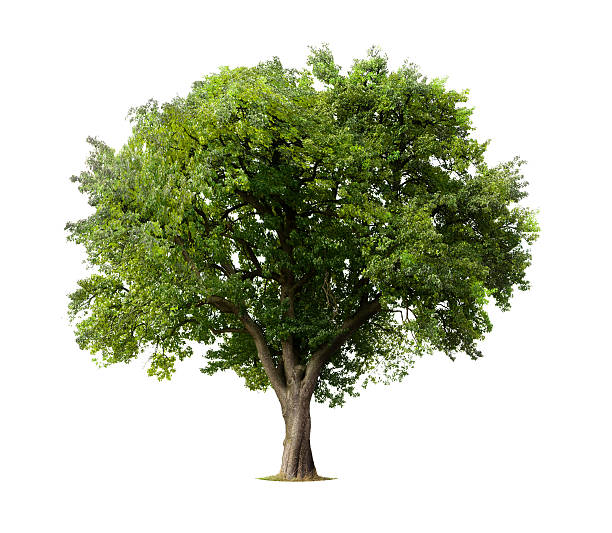
#> input picture tree.jpg, 612 x 533 px
$ python fft.py   (older library calls are emulated)
#> lines starting #> are read from the running program, lines starting #| are printed output that depends on the picture
import cv2
import numpy as np

# now we will be loading the image and converting it to grayscale
image = cv2.imread(r"tree.jpg")
#> image is the input picture: shape (533, 612, 3); mean B, G, R 176.5, 196.7, 191.3

gray = cv2.cvtColor(image, cv2.COLOR_BGR2GRAY)
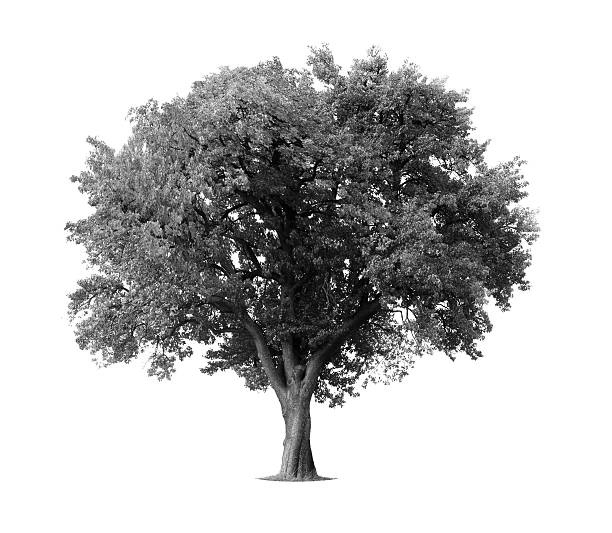
#> gray: shape (533, 612); min 0, max 255, mean 192.8

# Compute the discrete Fourier Transform of the image
fourier = cv2.dft(np.float32(gray), flags=cv2.DFT_COMPLEX_OUTPUT)

# Shift the zero-frequency component to the center of the spectrum
fourier_shift = np.fft.fftshift(fourier)

# calculate the magnitude of the Fourier Transform
magnitude = 20*np.log(cv2.magnitude(fourier_shift[:,:,0],fourier_shift[:,:,1]))
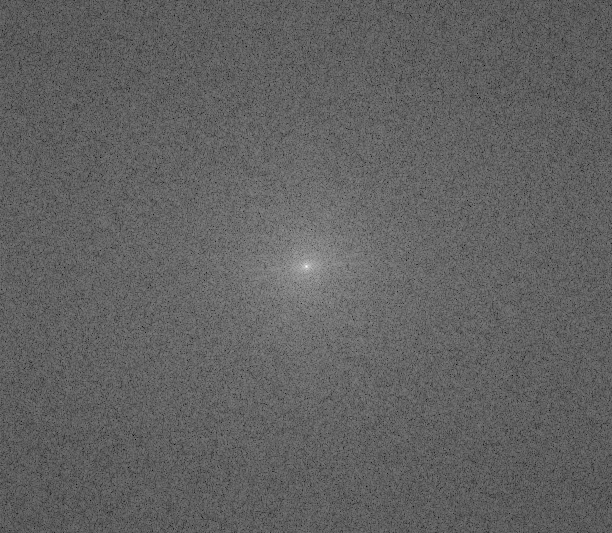
#> magnitude: shape (533, 612) float32; min 77.76, max 359.1, mean 185.9; drawn with min black and max white

# Scale the magnitude for display
magnitude = cv2.normalize(magnitude, None, 0, 255, cv2.NORM_MINMAX, cv2.CV_8UC1)

# Display the magnitude of the Fourier Transform
cv2.imshow('Original Image',image)
cv2.imshow('Fourier Transform', magnitude)
cv2.waitKey(0)
cv2.destroyAllWindows()
